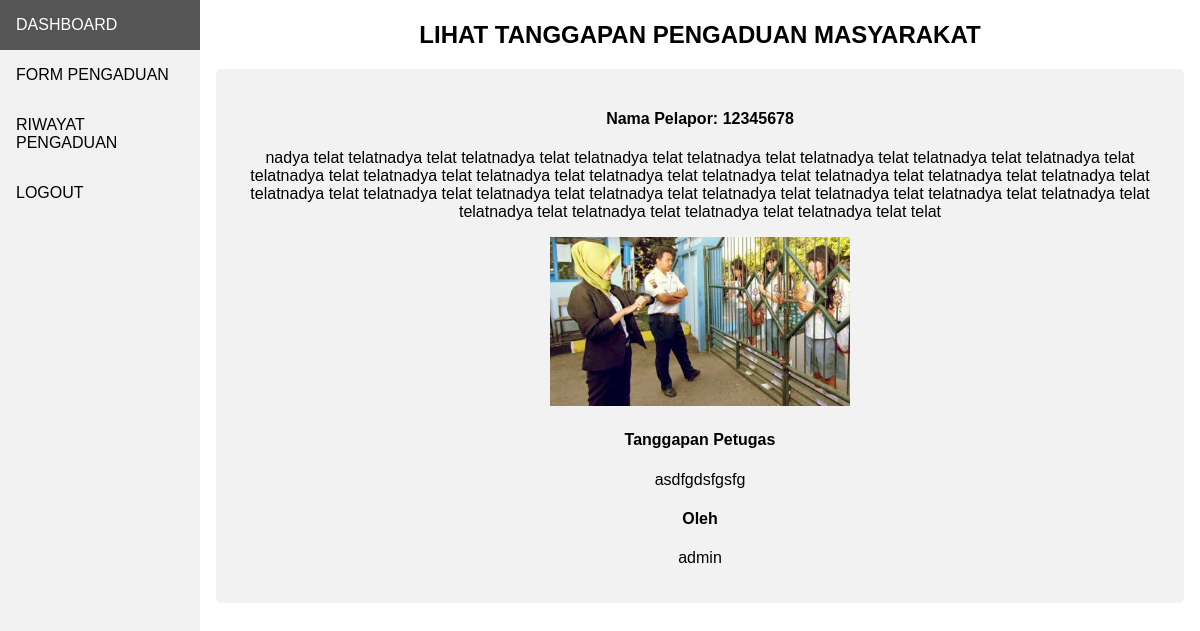
The app's page /lihatTanggapan.php?idPengaduan=5 (signed in) with its own data.
### tables this page shows
CREATE TABLE `masyarakat` (
  `nik` char(16) NOT NULL,
  `nama` varchar(35) NOT NULL,
  `username` varchar(25) NOT NULL,
  `password` varchar(32) NOT NULL,
  `telp` varchar(13) NOT NULL
);

CREATE TABLE `pengaduan` (
  `id_pengaduan` int(11) NOT NULL,
  `tgl_pengaduan` date NOT NULL,
  `nik` char(16) NOT NULL,
  `isi_laporan` text NOT NULL,
  `foto` varchar(255) NOT NULL,
  `status` enum('0','proses','selesai') NOT NULL
);

CREATE TABLE `tanggapan` (
  `id_tanggapan` int(11) NOT NULL,
  `id_pengaduan` int(11) NOT NULL,
  `tgl_tanggapan` date NOT NULL,
  `tanggapan` text NOT NULL,
  `id_petugas` int(11) NOT NULL
);

CREATE TABLE `petugas` (
  `id_petugas` int(11) NOT NULL,
  `nama_petugas` varchar(35) NOT NULL,
  `username` varchar(25) NOT NULL,
  `password` varchar(32) NOT NULL,
  `telp` varchar(13) NOT NULL,
  `level` enum('admin','petugas') NOT NULL
);

### lihatTanggapan.php (the view, shortened to what this page needs)
<?php
  require 'koneksi.php';
  if($_SESSION['nik'] == ""){
    header('location: login.php');
  }
  else{
    if(isset($_GET['idPengaduan'])){
      $varIdPengaduan = $_GET['idPengaduan'];
      $varNikPengguna = $_SESSION['nik'];
      $sql = "SELECT * FROM pengaduan WHERE (id_pengaduan='$varIdPengaduan' AND nik='$varNikPengguna');";
      $result = mysqli_query($conn, $sql);
      $data = mysqli_fetch_assoc($result);
      if($data == NULL){
        echo notifikasi('Data Laporan Tidak Ditemukan', 'riwayatPengaduan.php');
      }
      elseif($data != NULL){
        $varNik = $data['nik'];
        $sql2 = "SELECT * FROM masyarakat WHERE nik='$varNik';";
        $result2 = mysqli_query($conn, $sql2);
        $data2 = mysqli_fetch_assoc($result2);
        $sql3 = "SELECT * FROM tanggapan WHERE id_pengaduan='$varIdPengaduan' ;";
        $result3 = mysqli_query($conn, $sql3);
        $data3 = mysqli_fetch_assoc($result3);
        $idPetugas = $data3['id_petugas'];
        $sql4 = "SELECT * FROM petugas WHERE id_petugas='$idPetugas';";
        $result4 = mysqli_query($conn, $sql4);
        $data4 = mysqli_fetch_assoc($result4);
      }
    }
    elseif(!isset($_GET['idPengaduan'])){
      echo notifikasi('Tidak dapat membuka halaman', 'riwayatPengaduan.php');
    }
  }
?>
<!DOCTYPE html>
<html>
<head>
  <link rel="stylesheet" type="text/css" href="CSS/style.css">
</head>
<body>
  <div class="sidebar">
    <a href="dashboard.php">DASHBOARD</a>
    <a href="formPengaduan.php">FORM PENGADUAN</a>
    <a href="riwayatPengaduan.php">RIWAYAT PENGADUAN</a>
    <a href="logout.php">LOGOUT</a>
  </div>
  <div class="content">
    <h2 style="text-align: center;">LIHAT TANGGAPAN PENGADUAN MASYARAKAT</h2>
    <div class="container">
      <h4>Nama Pelapor: <?php echo $data2['nama'] ?></h4>
      <p><?php echo $data['isi_laporan'] ?></p>
      <img src="media/laporan/<?php echo $data['foto'] ?>" width="300px">
      <h4>Tanggapan Petugas</h4>
      <p><?php echo $data3['tanggapan'] ?></p>
      <h4>Oleh</h4>
      <p><?php echo $data4['nama_petugas'] ?></p>
    </div>
  </div>
</body>
</html>

### CSS/style.css (style rules this page uses)
* { box-sizing: border-box; }
body { margin: 0; font-family: Arial, Helvetica, sans-serif; }
.sidebar { margin: 0; padding: 0; width: 200px; background-color: #f1f1f1; position: fixed; height: 100%; overflow: auto; }
.sidebar a { display: block; color: black; padding: 16px; text-decoration: none; }
.content { margin-left: 200px; padding: 1px 16px; text-align: center; }
.container { border-radius: 5px; background-color: #f2f2f2; padding: 20px; }

### records on screen
masyarakat: nama "12345678"
pengaduan: isi_laporan "nadya telat telatnadya telat telatnadya telat telatnadya telat telatnadya telat telatnadya telat telatnadya telat telatnadya telat telatnadya telat telatnadya telat telatnadya telat telatnadya telat telatnadya telat telatnadya telat telatnadya telat telatnadya telat telatnadya telat telatnadya telat telatnadya telat telatnadya telat telatnadya telat telatnadya telat telatnadya telat telatnadya telat telatnadya telat telatnadya telat telatnadya telat telatnadya telat telat", foto (picture)
tanggapan: tanggapan "asdfgdsfgsfg"
petugas: nama_petugas "admin"
